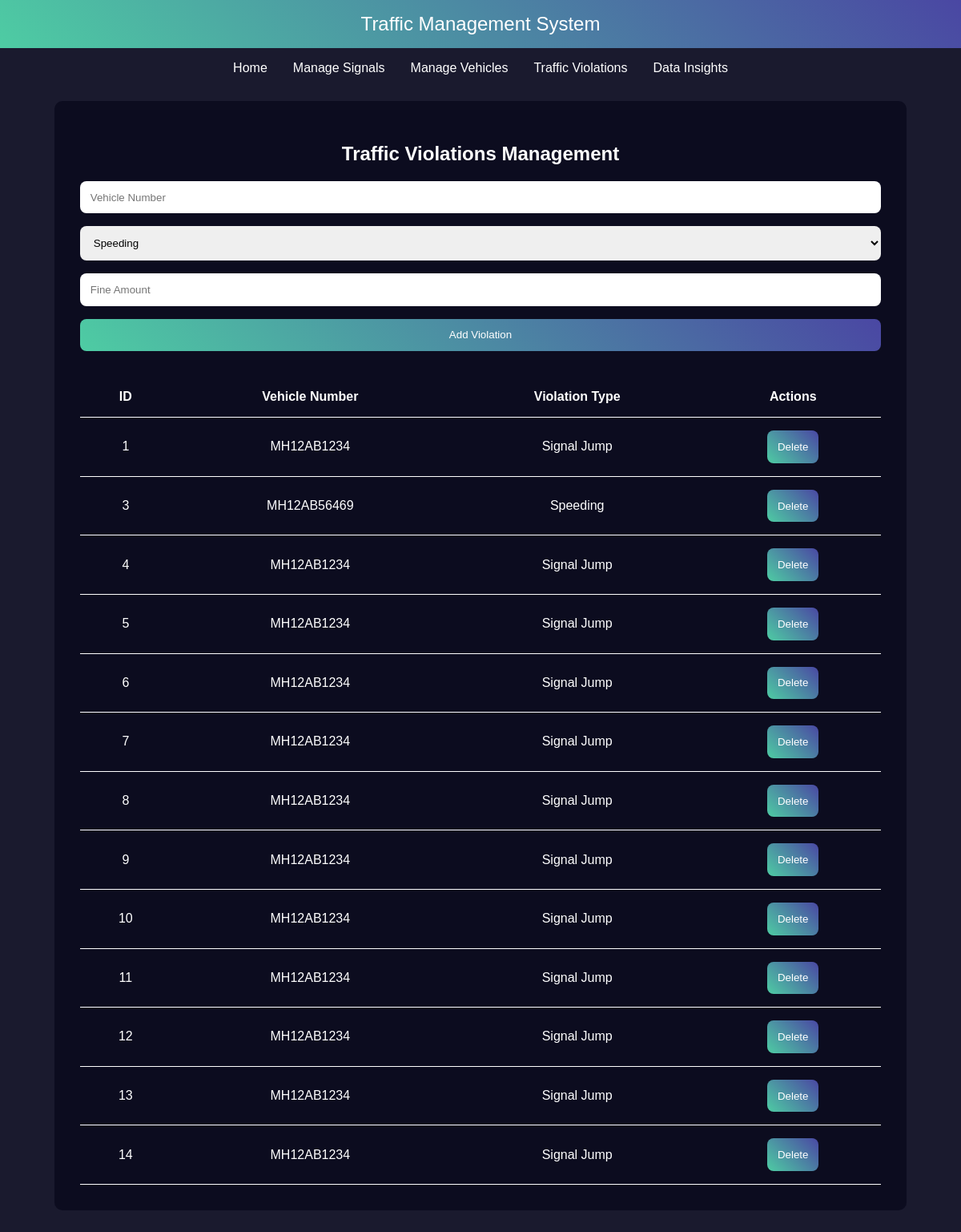
Page /traffic_violations on the committed database.
### tables this page shows
CREATE TABLE violations (
        id INTEGER PRIMARY KEY AUTOINCREMENT,
        vehicle_number TEXT NOT NULL,
        violation_type TEXT NOT NULL,
        fine_amount REAL NOT NULL,
        timestamp DATETIME DEFAULT CURRENT_TIMESTAMP,
        FOREIGN KEY (vehicle_number) REFERENCES vehicles(vehicle_number)
    );

### app.py (the view, shortened to what this page needs)
@app.route('/traffic_violations', methods=['GET', 'POST'])
def traffic_violations():
    conn = sqlite3.connect('traffic.db')
    cursor = conn.cursor()
    cursor.execute('SELECT * FROM violations')
    violations = cursor.fetchall()
    conn.close()
    return render_template('traffic_violations.html', violations=violations)

### templates/traffic_violations.html (shortened to what this page needs)
<!DOCTYPE html>
<html lang="en">
<head>
</head>
<body>
    <header>Traffic Management System</header>
    <nav>
        <a href="/">Home</a>
        <a href="/manage_signals">Manage Signals</a>
        <a href="/manage_vehicles">Manage Vehicles</a>
        <a href="/traffic_violations">Traffic Violations</a>
        <a href="/data_insights">Data Insights</a>
    </nav>
    <div class="container">
        <h2>Traffic Violations Management</h2>
        <form method="POST" action="/traffic_violations">
            <input type="text" name="vehicle_number" placeholder="Vehicle Number" required>
            <select name="violation_type" required>
                <option value="Speeding">Speeding</option>
            </select>
            <input type="number" name="fine_amount" placeholder="Fine Amount " required>
            <button type="submit">Add Violation</button>
        </form>
        <table>
            <thead>
                <tr>
                    <th>ID</th>
                    <th>Vehicle Number</th>
                    <th>Violation Type</th>
                    <th>Actions</th>
                </tr>
            </thead>
            <tbody>
                {% for violation in violations %}
                <tr>
                    <td>{{ violation[0] }}</td>
                    <td>{{ violation[1] }}</td>
                    <td>{{ violation[2] }}</td>
                    <td>
                        <form method="POST" action="/traffic_violations" style="display: inline;">
                            <button type="submit">Delete</button>
                        </form>
                    </td>
                </tr>
                {% endfor %}
            </tbody>
        </table>
    </div>
</body>
</html>

### templates/traffic_violations.html (style rules this page uses)
body { font-family: Arial, sans-serif; background: #1a1a2e; color: white; margin: 0; padding: 0; box-sizing: border-box; }
header { background: linear-gradient(45deg, #4ecca3, #4a47a3); padding: 1rem; text-align: center; font-size: 1.5rem; }
nav { display: flex; justify-content: center; gap: 2rem; margin-top: 1rem; }
nav a { color: white; text-decoration: none; }
.container { max-width: 1000px; margin: 2rem auto; padding: 2rem; background: rgba(10, 10, 30, 0.9); border-radius: 10px; }
h2 { text-align: center; }
form { display: flex; flex-direction: column; gap: 1rem; }
input, select, button { padding: 0.8rem; border-radius: 8px; border: none; }
button { background: linear-gradient(45deg, #4ecca3, #4a47a3); color: white; cursor: pointer; }
table { width: 100%; border-collapse: collapse; margin-top: 2rem; }
th, td { padding: 1rem; text-align: center; border-bottom: 1px solid white; }

### rows in the picture
violations: id "1", vehicle_number "MH12AB1234", violation_type "Signal Jump"
violations: id "3", vehicle_number "MH12AB56469", violation_type "Speeding"
violations: id "4", vehicle_number "MH12AB1234", violation_type "Signal Jump"
violations: id "5", vehicle_number "MH12AB1234", violation_type "Signal Jump"
violations: id "6", vehicle_number "MH12AB1234", violation_type "Signal Jump"
violations: id "7", vehicle_number "MH12AB1234", violation_type "Signal Jump"
violations: id "8", vehicle_number "MH12AB1234", violation_type "Signal Jump"
violations: id "9", vehicle_number "MH12AB1234", violation_type "Signal Jump"
violations: id "10", vehicle_number "MH12AB1234", violation_type "Signal Jump"
violations: id "11", vehicle_number "MH12AB1234", violation_type "Signal Jump"
violations: id "12", vehicle_number "MH12AB1234", violation_type "Signal Jump"
violations: id "13", vehicle_number "MH12AB1234", violation_type "Signal Jump"
violations: id "14", vehicle_number "MH12AB1234", violation_type "Signal Jump"
